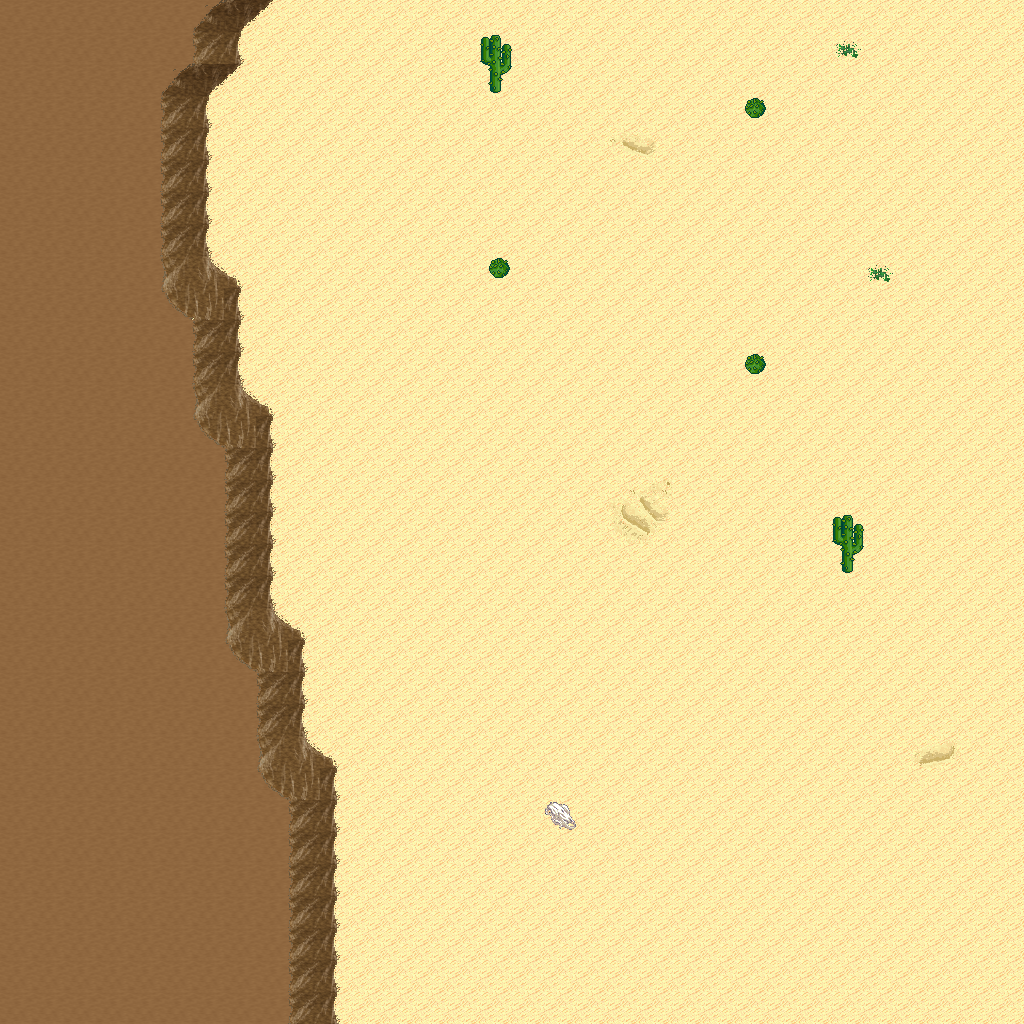

Rendered tile map (Tiled .tmx) drawn with the repository's tilesets; below, a short description and the map source with its tile grids summarised:
An orthogonal 32x32 tile map with 32x32 px tiles, 5 tile layers (Ground, Objects, Objects2, Above, ...), 1 hidden layer not drawn, 8 tilesets.

<map version="1.10" tiledversion="1.11.0" orientation="orthogonal" renderorder="right-down" width="32" height="32" tilewidth="32" tileheight="32" infinite="0" nextlayerid="11" nextobjectid="1">
 <tileset firstgid="1" name="logic_collision" tilewidth="32" tileheight="32" tilecount="1" columns="1">
  <image source="../drawable/logic_collision.png" width="32" height="32" />
 </tileset>
 <tileset firstgid="2" name="ground_ground" tilewidth="32" tileheight="32" tilecount="33" columns="3">
  <image source="../drawable/ground_ground.png" width="96" height="352" />
 </tileset>
 <tileset firstgid="35" name="ground_ridge_earth_pale" tilewidth="32" tileheight="32" tilecount="96" columns="12">
  <image source="../drawable/ground_ridge_earth_pale.png" width="384" height="256" />
 </tileset>
 <tileset firstgid="131" name="ground_ridge_earth_dark" tilewidth="32" tileheight="32" tilecount="96" columns="12">
  <image source="../drawable/ground_ridge_earth_dark.png" width="384" height="256" />
 </tileset>
 <tileset firstgid="227" name="terrain_desert" tilewidth="32" tileheight="32" tilecount="88" columns="8">
  <image source="../drawable/terrain_desert.png" width="256" height="352" />
 </tileset>
 <tileset firstgid="315" name="plant_tree_tree_darkgreen" tilewidth="32" tileheight="32" tilecount="88" columns="8">
  <image source="../drawable/plant_tree_tree_darkgreen.png" width="256" height="352" />
 </tileset>
 <tileset firstgid="403" name="ground_sand_2" tilewidth="32" tileheight="32" tilecount="15" columns="5">
  <image source="../drawable/ground_sand_2.png" width="160" height="96" />
 </tileset>
 <tileset firstgid="418" name="plant_cactus_2" tilewidth="32" tileheight="32" tilecount="10" columns="5">
  <image source="../drawable/plant_cactus_2.png" width="160" height="64" />
 </tileset>
 <layer id="1" name="Ground" width="32" height="32">
  <data>[1024 cells, 1024 non-empty, 12 distinct tile ids]</data>
 </layer>
 <layer id="2" name="Objects" width="32" height="32">
  <data>[1024 cells, 79 non-empty, 12 distinct tile ids]</data>
 </layer>
 <layer id="3" name="Objects2" width="32" height="32">
  <data>[1024 cells, 0 non-empty, 0 distinct tile ids]</data>
 </layer>
 <layer id="4" name="Above" width="32" height="32">
  <data>[1024 cells, 2 non-empty, 1 distinct tile ids]</data>
 </layer>
 <layer id="5" name="Above2" width="32" height="32">
  <data>[1024 cells, 0 non-empty, 0 distinct tile ids]</data>
 </layer>
 <layer id="6" name="Walkable" width="32" height="32" visible="0">
  <data>[1024 cells, 42 non-empty, 1 distinct tile ids]</data>
 </layer>
 <objectgroup id="7" name="Mapevents" />
 <objectgroup id="8" name="Spawn" />
 <objectgroup id="9" name="Keys" />
 <objectgroup id="10" name="Replace" />
</map>
